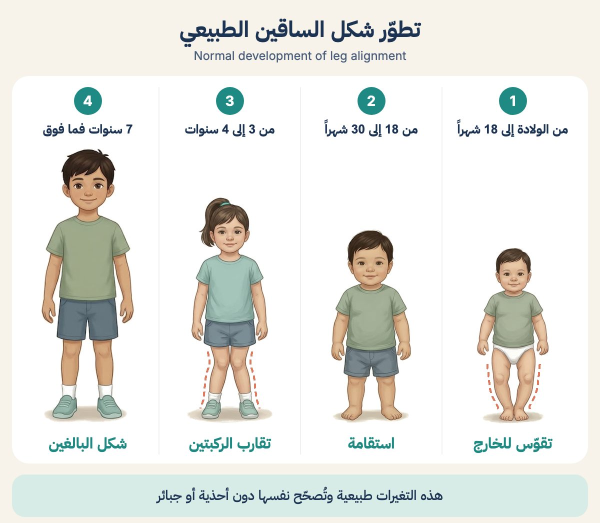
#> input picture images/bowed-legs-knock-knees/normal-development.jpg, 1200 x 1045 px, given in place of card.png, which was not available (shown at 1/2 size)
$ python render_card.py
#> lines starting #> are read from the running program, lines starting #| are printed output that depends on the picture
"""Renders tools/links/share-card.html to images/share-card.png (1200x630), the
picture WhatsApp shows with a shared portal link. Needs the local preview server
(launch config "parents-education", http://localhost:8161) for the fonts."""
import os
import subprocess
import tempfile

from PIL import Image

ROOT = os.path.dirname(os.path.dirname(os.path.dirname(os.path.abspath(__file__))))
CHROME = "/Applications/Google Chrome.app/Contents/MacOS/Google Chrome"

with tempfile.TemporaryDirectory() as tmp:
    raw = os.path.join(tmp, "card.png")
    subprocess.run([CHROME, "--headless=new", "--disable-gpu", "--hide-scrollbars", "--no-first-run",
                    f"--user-data-dir={tmp}/profile", "--window-size=1200,630", "--force-device-scale-factor=1",
                    "--virtual-time-budget=4000", f"--screenshot={raw}",
                    "http://localhost:8161/tools/links/share-card.html"], check=True, capture_output=True)
#> (this line was passed over: subprocess is not available in this run)
    out = os.path.join(ROOT, "images", "share-card.png")
    Image.open(raw).convert("RGB").crop((0, 0, 1200, 630)).quantize(colors=128).save(out, optimize=True)
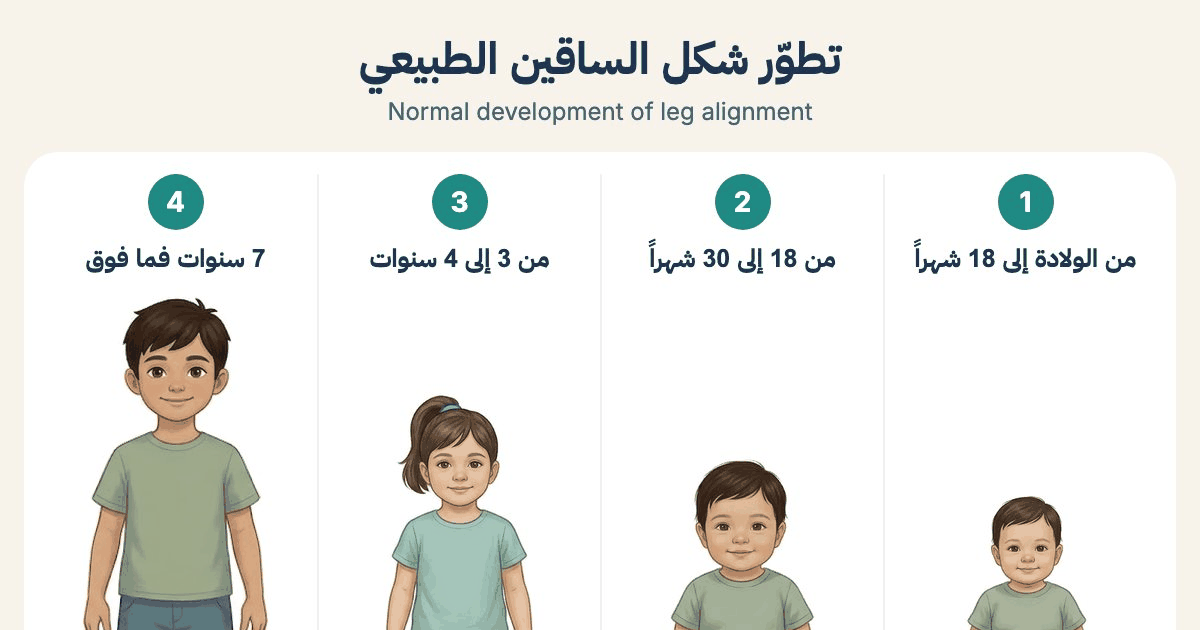
#> saved as share-card.png: PIL image 1200x630 P; mean R, G, B 233.7, 233.6, 228.9
    print(f"images/share-card.png: {os.path.getsize(out) // 1024} KB")

$ run again, on images/calcaneovalgus/feet-up.jpg
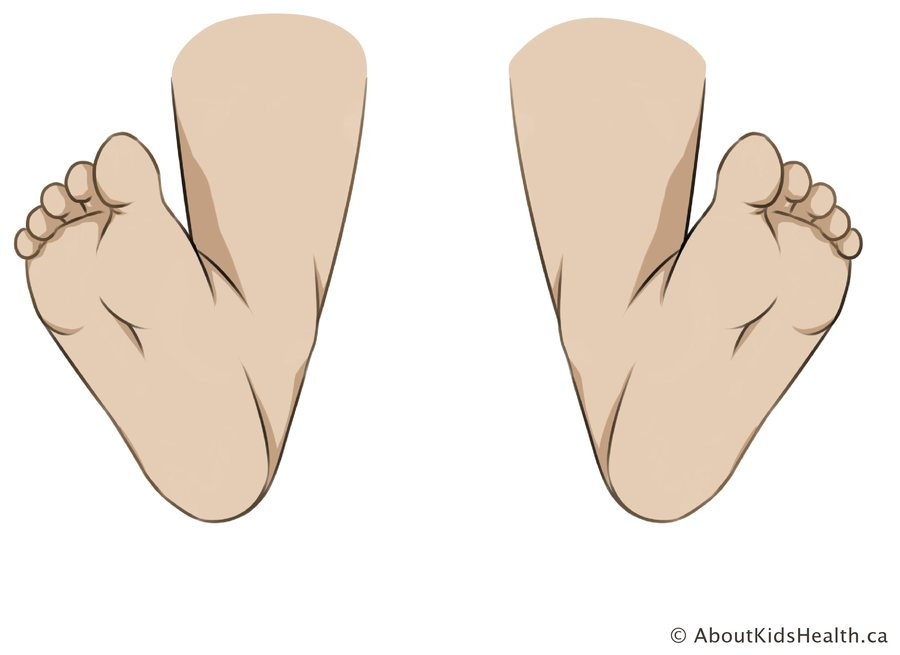
#> input picture images/calcaneovalgus/feet-up.jpg, 900 x 655 px, given in place of card.png, which was not available
#> `Image.open(raw).convert("RGB").crop((0, 0, 1200, 630)).quantize(colors..`:
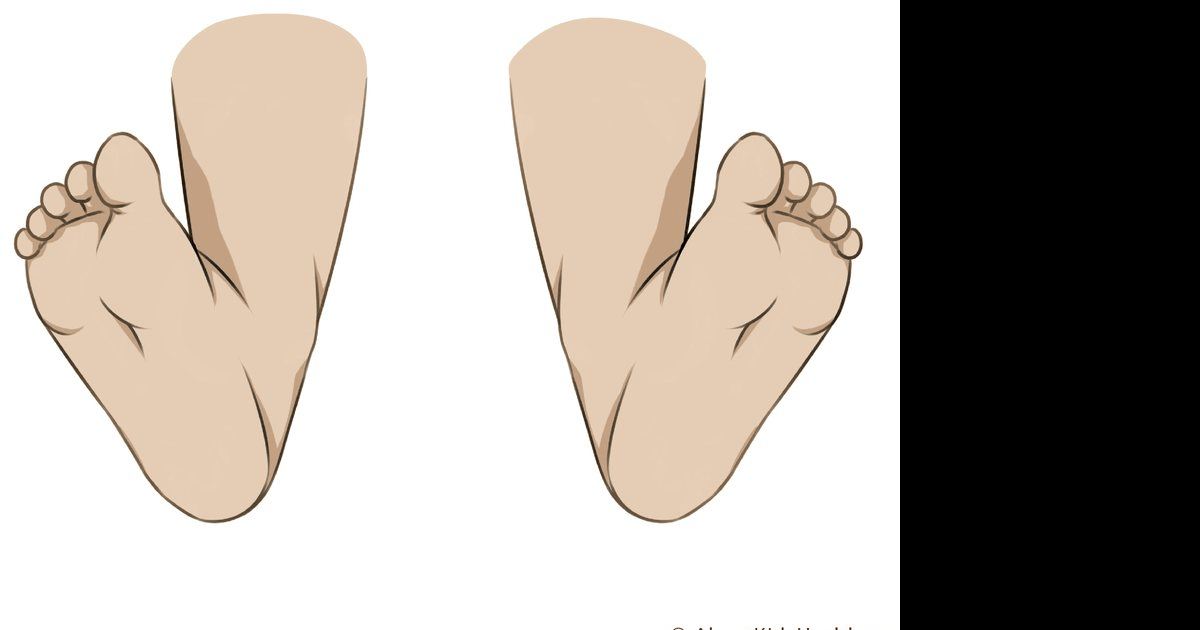
#> saved as share-card.png: PIL image 1200x630 P; mean R, G, B 180.8, 173.7, 166.6
